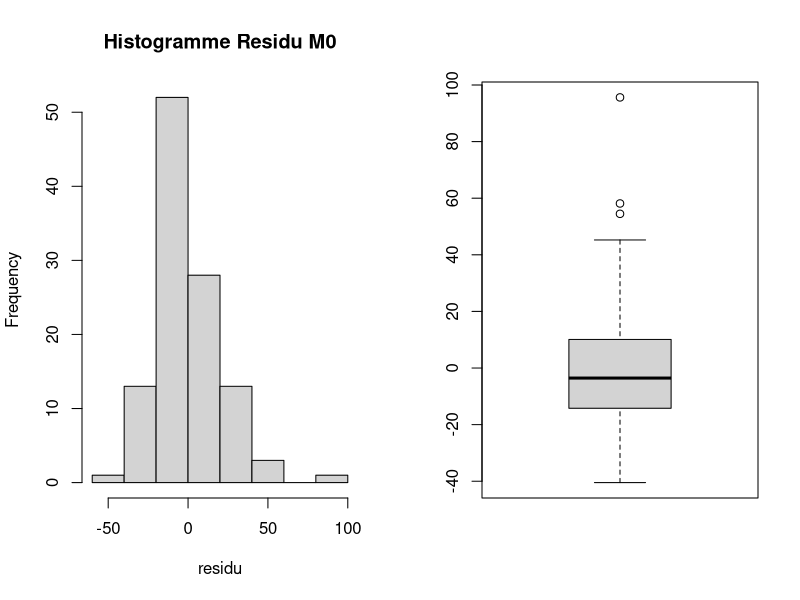
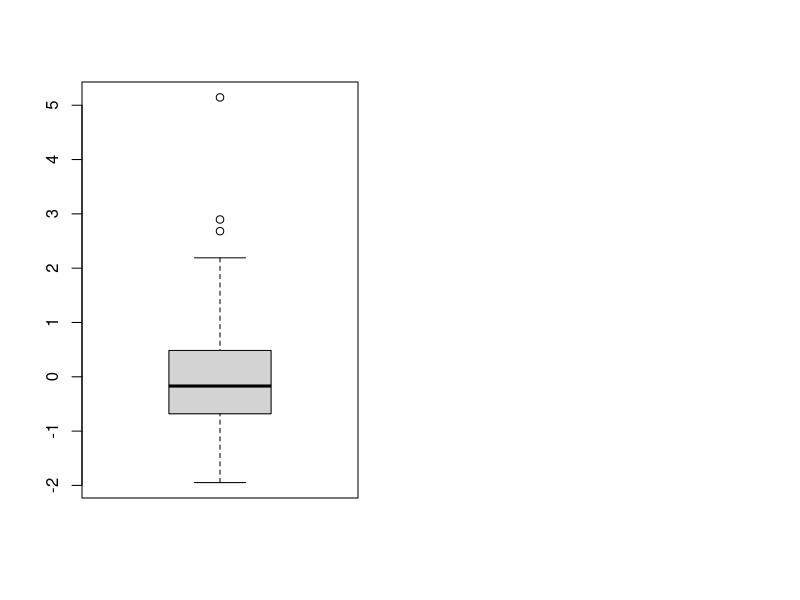
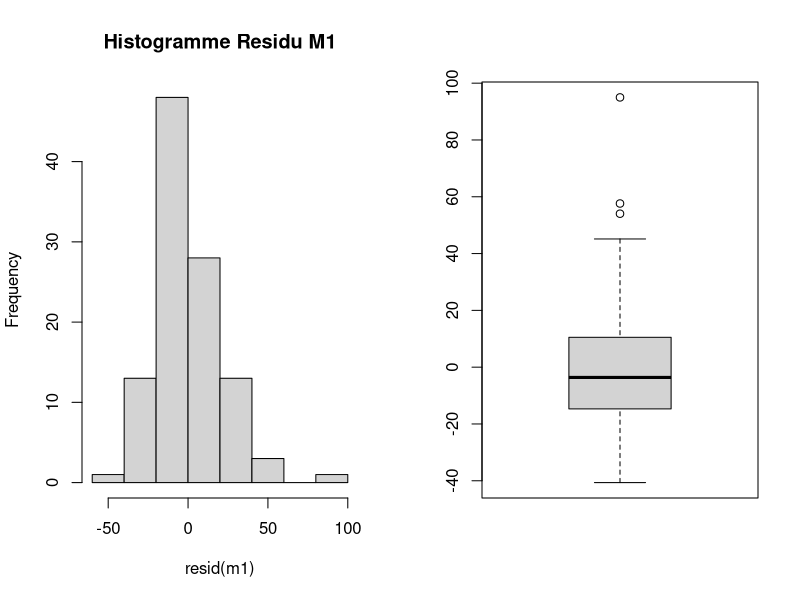
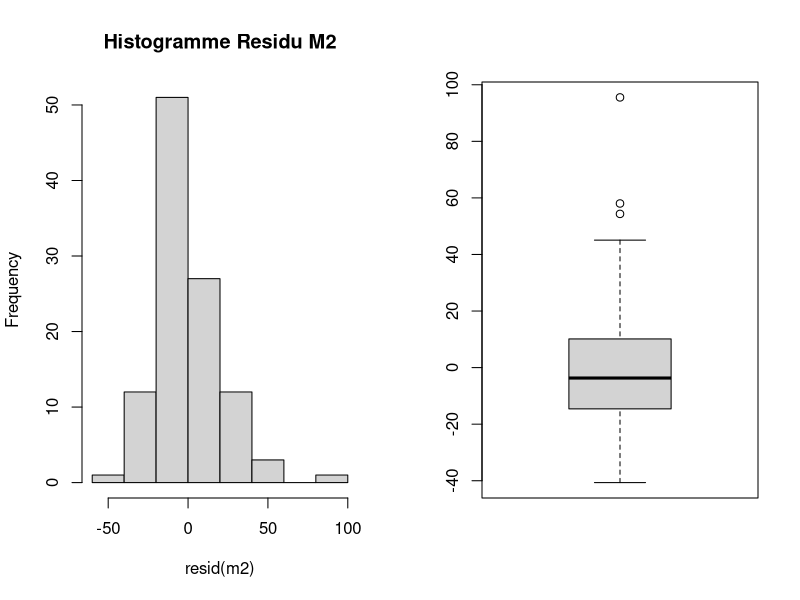
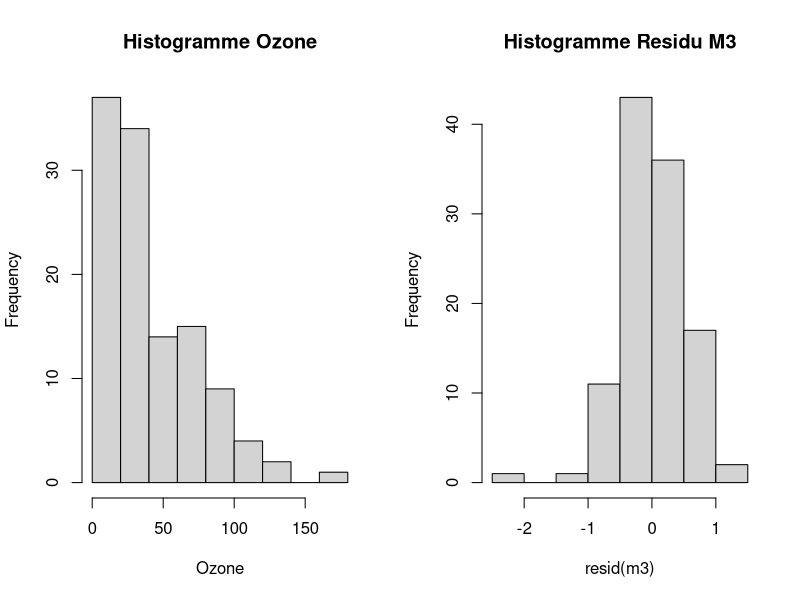
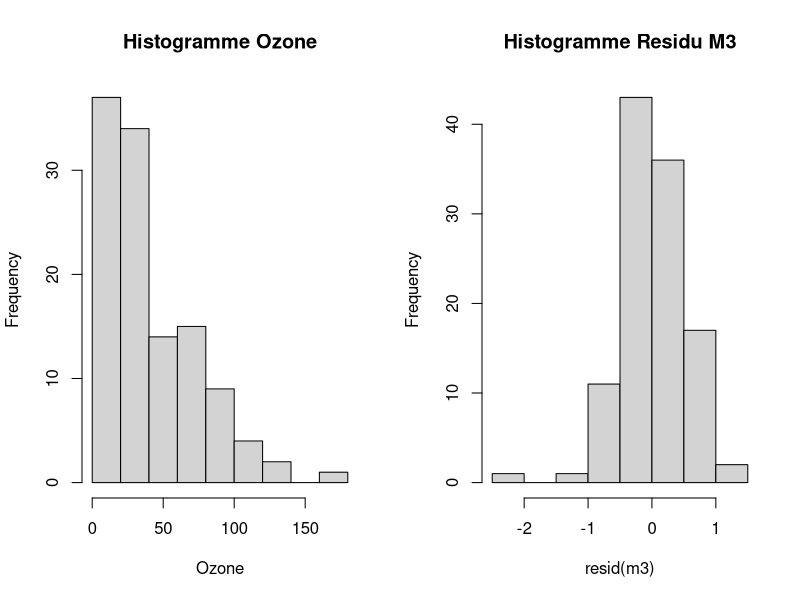
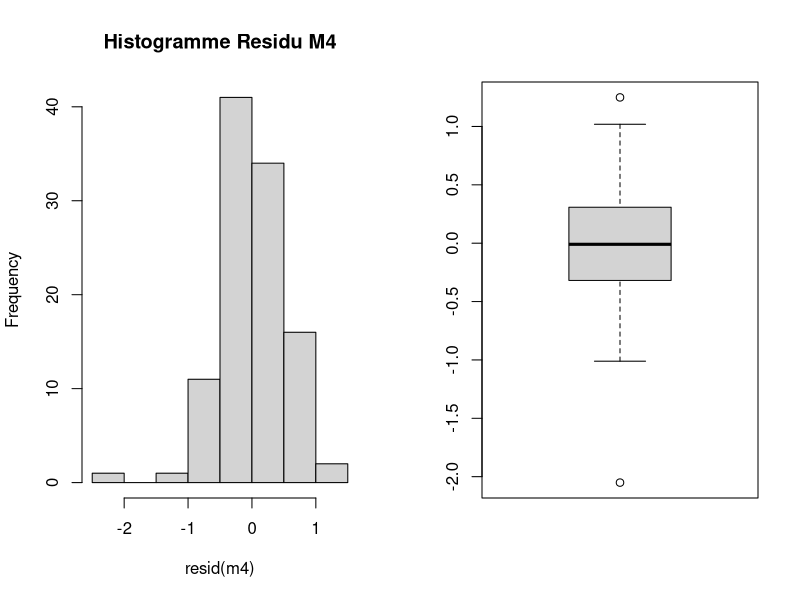

These charts were generated, in order, by the following R code:
# TD1_REG_GD

sink('exo2_td_regrlin.sink')
postscript("figTD_exo2_regrlin.ps")
#pdf("figTD_exo2_regrlin.pdf")



par(mfrow=c(1,2));



#Air Quality####



attach(airquality)

m0=lm(Ozone~Solar.R+Wind+Temp)

residu=resid(m0)

hist(residu,main="Histogramme Residu M0")

shapiro.test(residu)

boxplot(residu)



boxplot(rstudent(m0))



par(mfrow=c(1,2));



#Question 3####



Ozone1=Ozone[abs(rstudent(m0))<2];

Solar1=Solar.R[abs(rstudent(m0))<2];

Wind1=Wind[abs(rstudent(m0))<2];

Temp1=Temp[abs(rstudent(m0))<2];

m1=lm(Ozone1~Solar1+Wind1+Temp1)

shapiro.test(resid(m1))

hist(resid(m1),main="Histogramme Residu M1")

boxplot(resid(m1))





#Question4####



Ozone2=Ozone[abs(rstudent(m1))<2];

Solar2=Solar.R[abs(rstudent(m1))<2];

Wind2=Wind[abs(rstudent(m1))<2];

Temp2=Temp[abs(rstudent(m1))<2];

m2=lm(Ozone2~Solar2+Wind2+Temp2)

shapiro.test(resid(m2))

hist(resid(m2),main="Histogramme Residu M2")

boxplot(resid(m2))





#Question 5####

shapiro.test(Ozone);

hist(Ozone,main="Histogramme Ozone")

logOzone=log(Ozone)

shapiro.test(logOzone)

m3=lm(logOzone~Solar.R+Wind+Temp)

hist(resid(m3),main="Histogramme Residu M3")



#Question 6####
# on essaie de changer de strategie
shapiro.test(Ozone)
hist(Ozone,main="Histogramme Ozone")
logOzone=log(Ozone)
shapiro.test(logOzone)
m3=lm(logOzone~Solar.R+Wind+Temp)
hist(resid(m3),main="Histogramme Residu M3")
shapiro.test(resid(m3))
logOzone4=logOzone[abs(rstudent((m3)))<2];
Solar4=Solar.R[abs(rstudent((m3)))<2];
Wind4=Wind[abs(rstudent((m3)))<2];
Temp4=Temp[abs(rstudent((m3)))<2];
m4=lm(logOzone4~Solar4+Wind4+Temp4)
shapiro.test(resid(m4))
hist(resid(m4),main="Histogramme Residu M4")
boxplot(resid(m4))
cat("Les résidus pour le modèle M4: \n")
resid(m4)
summary(m4)
sink()
graphics.off


